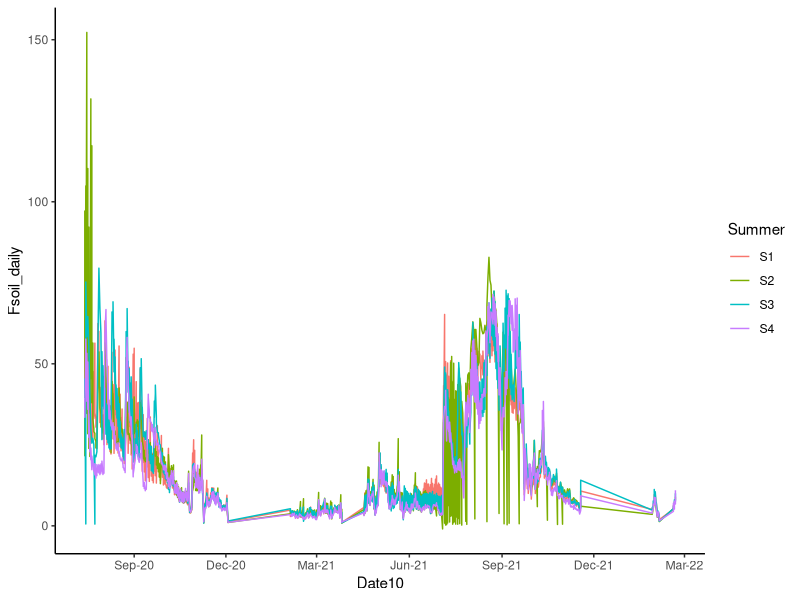

This chart was generated by the following R code: (Note: this script raises an error after producing the figure.)
# 05-05-2022
# 21:56
# Anastasia Makhnykina

library(dplyr)
library(tidyverse)
library(lubridate)
library(skimr)
library(data.table)
library(tidyr)
library(ggplot2)
#library(Hmisc)
#package does not install

# The ID of a file can be found by navigating to the 
# Google Drive web. Right click on the file you need, and 
# select get sharable link . 
# The File ID is the last part of that link, after id= .

#https://drive.google.com/drive/folders/1An5QfaLByd2CadyI5Bg_T8-mz89rYHlf?usp=sharing


############################################################################
# Read in files from 
############################################################################

freqrainman <- read.csv("data/Complete Irrigation.csv",
                        sep=";",header=TRUE, na.strings = ".")
freqrainman$Date10 <- as.Date(substr(freqrainman$Date, 1,10))
#formating the 10 digit date as a DATE
#create DOY from date field
freqrainman$DOY <- as.numeric(paste(yday(freqrainman$Date)))
#need to document this file (where does it come from?)

############################
#### freq dataset reports the rainfall recieved by each irrigation treatment
#############


flux_rainman <- read.csv("data/AllColumns_FirstCleanMethod.csv",
                         sep=",",header=TRUE, na.strings = "NaN")
flux_rainman$Date10 <- as.Date(substr(flux_rainman$Date, 1,10))
#formating the 10 digit date as a DATE
flux_rainman$DOY <- as.numeric(paste(yday(flux_rainman$Date10)))
#need to document this file (where does it come from?)


flux_RM <-  flux_rainman %>% 
  mutate(Plot = recode(Plot, '1' = '01', '2' = '02', 
                       '3' = '03', '4' = '04', '5' = '05','6' = '06', 
                       '7' = '07', '8' = '08', '9' = '09', 
                       '10' = '10', '11' = '11', '12' = '12'))  %>%
  mutate(House = recode(House, '1' = '01', '2' = '02', 
                        '3' = '03', '4' = '04', '5' = '05')) %>%
  rename(Summer=S, Winter=W)

flux_RM$Sum_Wint_TRT = paste(flux_RM$Winter, flux_RM$Summer, sep="_")
flux_RM$Plot = as.character(flux_RM$Plot)
flux_RM$House = as.character(flux_RM$House)
flux_RM$House_plot = paste(flux_RM$House, flux_RM$Plot, sep="_")
#columns above created for a join check - join check passed
#removing columns to avoid duplications
flux_RM <- subset(flux_RM, select = -c(Winter, Summer, Sum_Wint_TRT))

########### from the treatement definition
# https://docs.google.com/spreadsheets/d/1eL_CKVklv2upHVd3Hck9stpddoQscd22yFScTaqrdxM/edit#gid=853864262
# House	Plot	Winter	Summer
# 1	1	W3	S4
# 1	2	W2	S2
# 1	3	W3	S1
# 1	4	W1	S1
# 1	5	W1	S3
# 1	6	W3	S2
# 1	7	W2	S1
# 1	8	W1	S4
# 1	9	W1	S2
# 1	10	W2	S3
# 1	11	W3	S3
# 1	12	W2	S4

#For example House 1, Plot 2 should be	W2	S2
#flux_RM_check = subset(flux_RM, select = c(House, Plot, Winter, Summer))

###############################################################
# read treatment codes from RAINMAN DATA STORE
# https://docs.google.com/spreadsheets/d/1eL_CKVklv2upHVd3Hck9stpddoQscd22yFScTaqrdxM/edit#gid=853864262
# This file was downloaded to a CSV file Path= "~/data/TreatmentCODED.csv"
###############################################################

TRT_RM <- read.csv("data/TreatmentCODED.csv",
                   sep=",",header=TRUE, na.strings = "NA")
TRT_RM <-  TRT_RM %>% 
  mutate(Plot = recode(Plot, '1' = '01', '2' = '02', 
                       '3' = '03', '4' = '04', '5' = '05','6' = '06', 
                       '7' = '07', '8' = '08', '9' = '09', 
                       '10' = '10', '11' = '11', '12' = '12'))  %>%
  mutate(House = recode(House, '1' = '01', '2' = '02', 
                        '3' = '03', '4' = '04', '5' = '05')) 

TRT_RM$Sum_Wint_TRT = paste(TRT_RM$Winter, TRT_RM$Summer, sep="_")
TRT_RM$Plot = as.character(TRT_RM$Plot)
TRT_RM$House = as.character(TRT_RM$House)
TRT_RM$House_plot = paste(TRT_RM$House, TRT_RM$Plot, sep="_")
#slim down TRT 
TRT_RM_mge=subset(TRT_RM, select = c(House_plot, Winter, Summer, Sum_Wint_TRT))

###############################################################


#Join with Treatment information for check
#Note there are more treatment combinations than VWC probes
flux_RM_jn =  full_join( TRT_RM_mge,flux_RM, by = c("House_plot" = "House_plot"))
flux_RM = subset(flux_RM_jn, select = c(Date10 ,DOY, House, Plot, Winter, Summer, Sum_Wint_TRT, House_plot,  Tchamb., Flux, R2))

 flux_RM %>%
#  mutate(Daily = day(Date10)) %>%
  group_by(Date10, House_plot) 
 
 
 flux_RM_daily =flux_RM %>%
   group_by(Date10, House_plot, Summer) %>% 
  summarize(
    Fsoil_daily = sum(Flux, na.rm=TRUE),
    Tcham_daily = mean(Tchamb., na.rm=TRUE))

# PlotFlux by Treatment in RAINMAN  
 Flux_byTreat <- ggplot(flux_RM_daily, aes(x=Date10, y=Fsoil_daily, group=Summer, color=Summer)) +
   #Note that I have stored the Date10 variable as.Date 
   #this allows me to use date functions like this
   scale_x_date(date_breaks = "3 month" , date_labels = "%b-%y")+
   geom_line() 
 
 
 # to display this plot type VWCplotRaw and add any theme you'd like to it
 Flux_byTreat + theme_classic() 

#  
#  ########################################################### 
# # READ DAILY VWC data unless already created
# # file="data/VWC_daily.csv"
#  ###########################################################
#  VWC_slim_RM_daily <- read.csv("data/VWC_daily.csv",
#                     sep=",",header=TRUE, na.strings = "NA")
 
 
#VWC_slim
flux_RM_VWC =full_join( flux_RM_daily,VWC_slim_RM_daily, by = c("House_plot" = "House_plot", "Date10" = "Date10", "Summer"="Summer"))

 
 ################
# quick plots
################

# PlotFlux by Treatment in RAINMAN  
Flux_byTreat <- ggplot(flux_RM_VWC, aes(x=Date10, y=Fsoil_daily, group=Summer, color=Summer)) +
  #Note that I have stored the Date10 variable as.Date 
  #this allows me to use date functions like this
  scale_x_date(date_breaks = "3 month" , date_labels = "%b-%y")+
  geom_line() 


# to display this plot type the name of the object and add any theme you'd like to it
Flux_byTreat + theme_classic() 

# plot VWC by Treatment in RAINMAN  
VWC_byTreat <- ggplot(flux_RM_VWC, aes(x=Date10, y=VWC_daily, group=Summer, color=Summer)) +
  #Note that I have stored the Date10 variable as.Date 
  #this allows me to use date functions like this
  scale_x_date(date_breaks = "3 month" , date_labels = "%b-%y")+
  geom_line() 


# to display this plot type the name of the object and add any theme you'd like to it
VWC_byTreat + theme_classic() 

# plot VWC by Treatment in RAINMAN  
Flux_by_VWC <- ggplot(flux_RM_VWC, aes(x=VWC_daily, y=Fsoil_daily, group=Summer, color=Summer)) +
  #Note that I have stored the Date10 variable as.Date 
  #this allows me to use date functions like this
  #scale_x_date(date_breaks = "3 month" , date_labels = "%b-%y")+
  geom_line() 


# to display this plot type the name of the object and add any theme you'd like to it
Flux_by_VWC + theme_classic() 


plot(freqrainman$S1.mm.)
typeof(freqrainman$S1.mm.)

# Making the Interval Graph 

###############################################################
# Create histograms of rainfall, Rsoil and intervals
###############################################################

freqrainman %>%
  na.omit() %>%
  ggplot(aes(x=S1.mm.))+
  geom_histogram()+
  theme_classic()+
  xlab('Rain (mm)')

hist(freqrainman$S2.mm.)

#Try to replicate this
#note 
# `stat_bin()` using `bins = 30`. Pick better value with `binwidth`.
#https://github.com/davidjpmoore/Fsoil_aridlands/blob/6621db9262a9af9e19c883ac89d358e9d5ce6cff/Figures/18%20Rain%20events%205mm.jpeg

#to calculate the time since last rain event
freqrainman$Previous_DOY_S1 <- lag(freqrainman$DOY)
#note there are N/A values in S2 and S4 - we could replace them with zeros
#freqrainman$DOY <- as.numeric(as.character(freqrainman$DOY))
# freqrainman$S2.mm. <- as.numeric(as.character(freqrainman$S2.mm.))
# freqrainman$S3.mm. <- as.numeric(as.character(freqrainman$S3.mm.))
# freqrainman$S4.mm. <- as.numeric(as.character(freqrainman$S4.mm.))
#freqrainman$Previous_DOY_S1 <- as.numeric(as.character(freqrainman$Previous_DOY_S1))

freqrainman$Timeinbetween_S1 <- freqrainman$DOY - freqrainman$Previous_DOY_S1
#need to remove or repair the year transition (i.e. add 365 or 366)





# create multiple histogram
hist(freqrainman$S1.mm., col='red')
hist(freqrainman$S2.mm., col='green', add=TRUE)
hist(freqrainman$S3.mm., col='blue', add=TRUE)
hist(freqrainman$S4.mm., col='yellow', add=TRUE)
#need to create a histogram for all the raindata

freqrainman %>%
  na.omit() %>%
  filter(Timeinbetween_S1>0) %>%
  ggplot(aes(x=Timeinbetween_S1))+
  geom_bar()+
  theme_classic()



### stopped Friday 6th of May


###############################################################
# Create plots of pulse sizes in T and Moisture space
###############################################################

###############################################################
# get temp and moisture data from Rainman data folder
###############################################################
# https://drive.google.com/file/d/1Rl4D9sPZDCLetVaIDdVEju295XWOQ20x/view?usp=sharing
#go to Rainman Raw Data to 


# work out how to stop syncing data
# explore possibility of reading data directly from google drive

# Fluxes part
#flux_rainman$DOY <- paste(yday(flux_rainman$ï..Date))
flux_rainman$DOY <- paste(yday(flux_rainman$Date))

flux_rainman %>%
  group_by(S) %>%
  group_by(DOY) %>%
  filter(House == 1) %>%
  summarise(meanRs=mean(Flux)) %>%
  ggplot(aes(x=DOY,y=meanRs))+
  geom_point()+
 # scale_x_continuous(name="Day of Year", limits=c(0, 366)) +
 #  scale_y_continuous(name="Mean Respiration", limits=c(0, 3))+
  theme_classic()
#add some formatting 



#Goal is to replicate the graphs we made for Kendall 
# https://github.com/davidjpmoore/Fsoil_aridlands/blob/6621db9262a9af9e19c883ac89d358e9d5ce6cff/Figures/18%20Pulses%20sum%20rain.jpeg
#and
# 

flux_rainman_sum <- flux_rainman %>%
  filter(House == 1) %>%
  group_by(S) %>%
  summarise(meanRs=mean(DOY), Sum_Treatment=S)


flux_rainman_sum <- flux_rainman %>%
  group_by(House) %>%
  summarise(meanRs=mean(Flux), Sum_Treatment=S)







